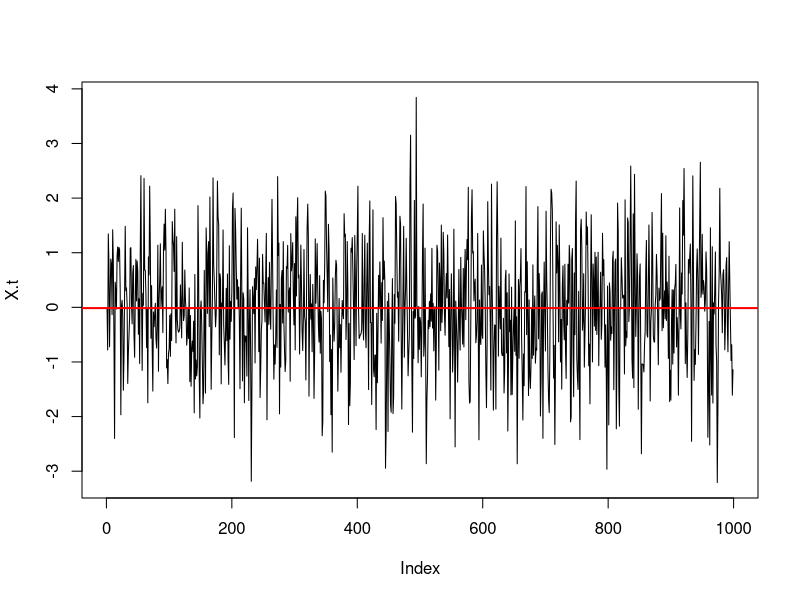
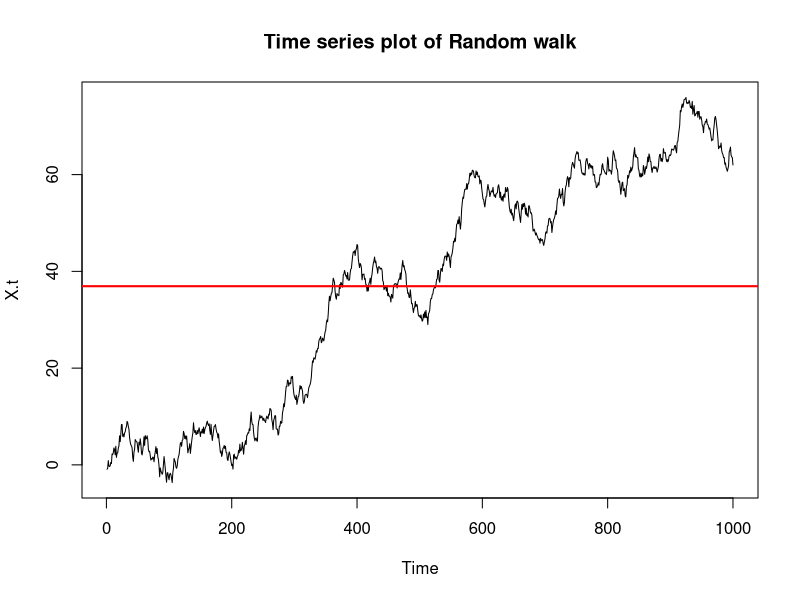
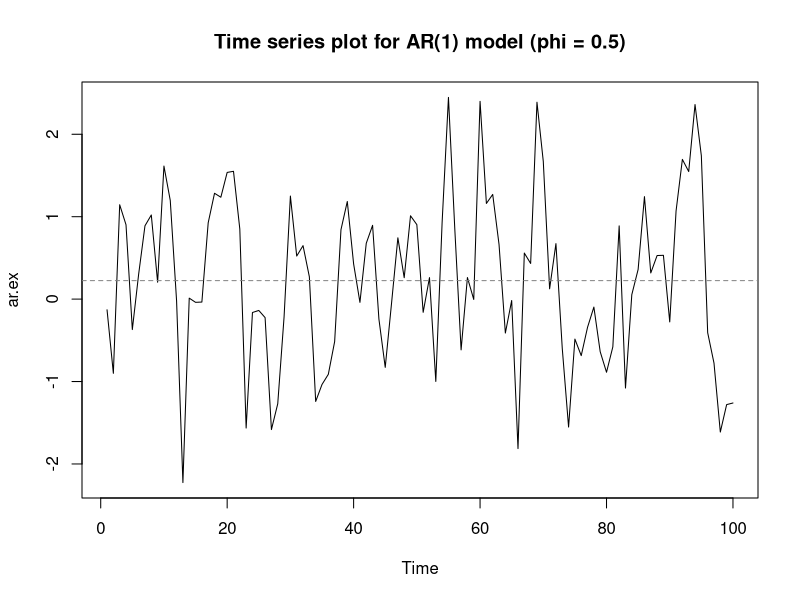
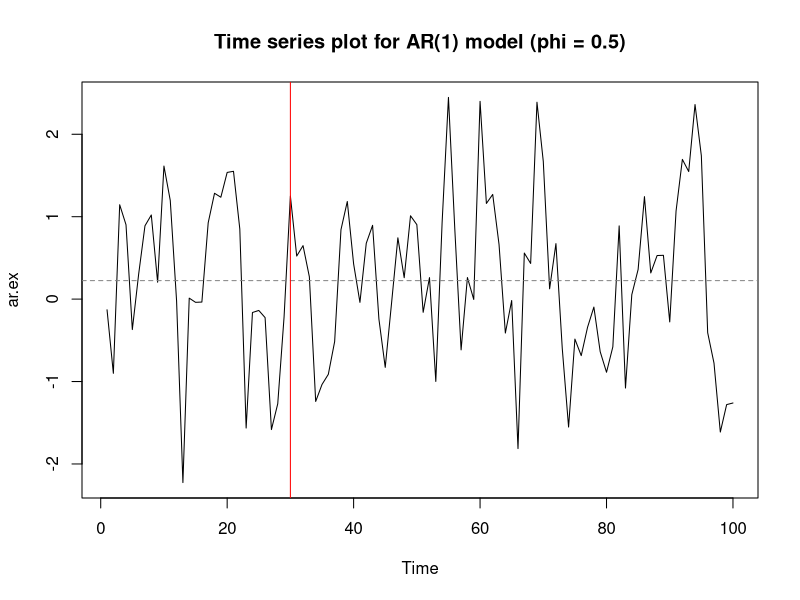
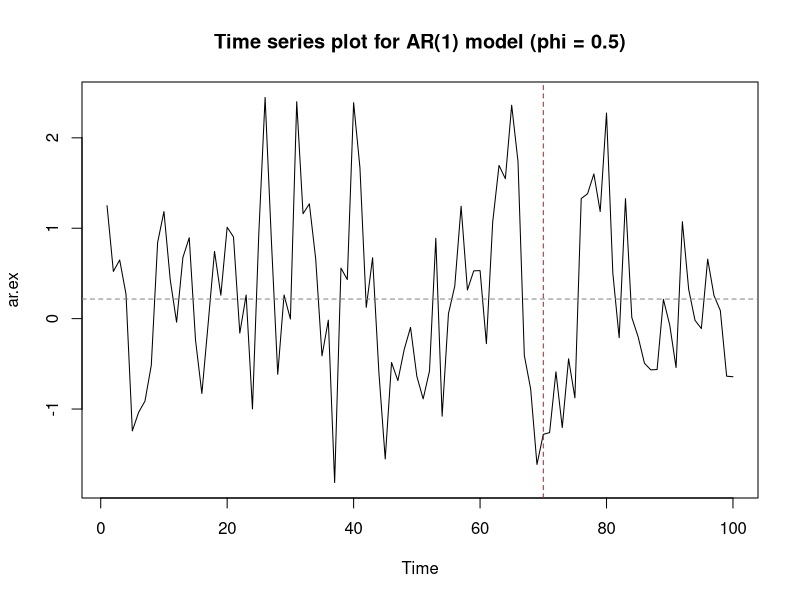
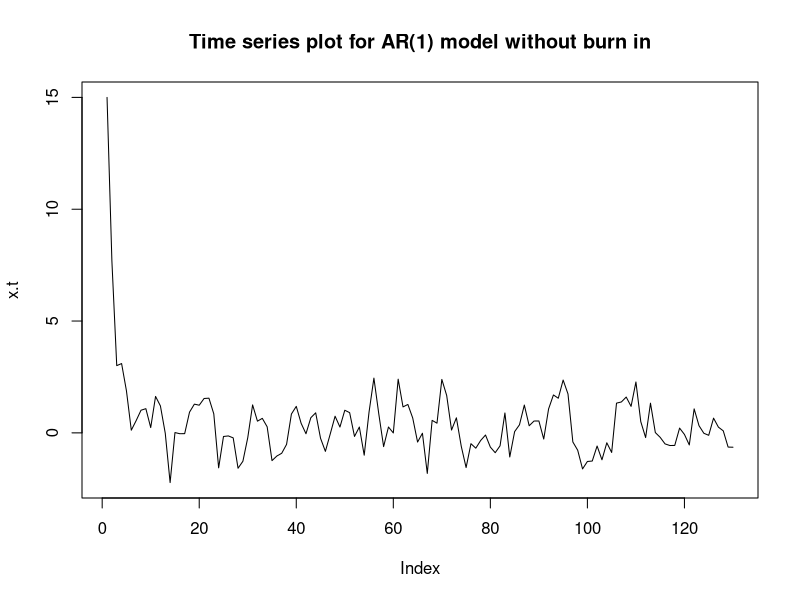
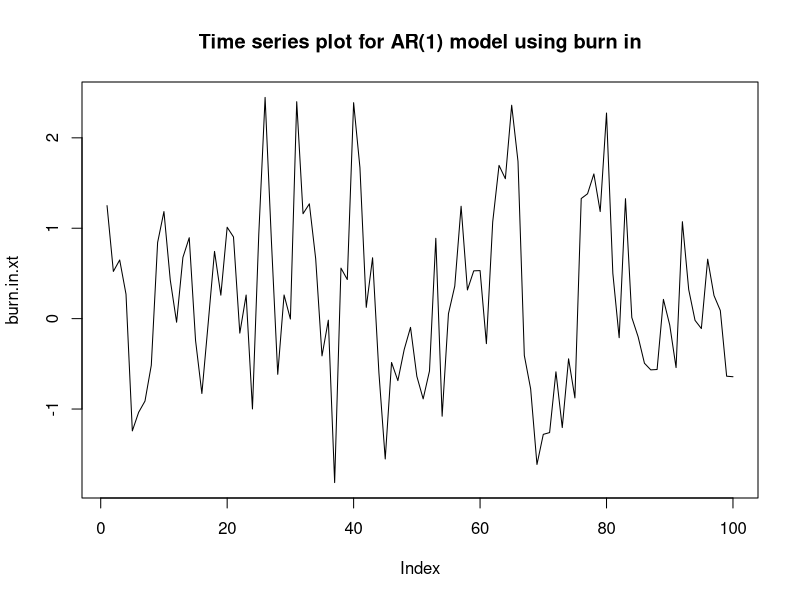
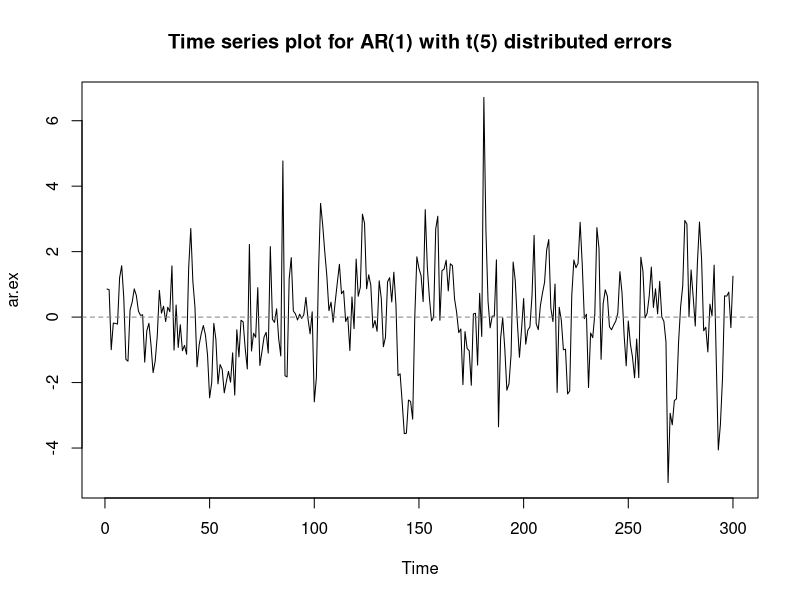

These charts were generated, in order, by the following R code:
#===========================
# Week 2
#===========================

### MA(1) process

set.seed(1)
eps = rnorm(n = 1000, mean = 0, sd = 1)
n = length(eps)

theta = 0.3
X.t = c()

for(i in 2:n){
  X.t[i] = eps[i] + theta * eps[(i-1)]
  if(i == n){
    X.t = X.t[-1]
  }
}

X.mean = mean(X.t); X.mean
var(X.t); (1+theta^2)*(1)

plot(X.t, type = "l")
abline(h = X.mean, col = "red", lwd = 2)



### AR(1) process when phi = 1 (random walk)
set.seed(2)
ar.eps = rnorm(n = 1000, mean = 0, sd = 1)
random.walk = cumsum(ar.eps)
rw.mean = mean(random.walk)

plot(random.walk, type = "l", xlab = "Time", ylab = "X.t", main = "Time series plot of Random walk")
abline(h = rw.mean, col = "red", lwd =2)



### arima.sim
?arima.sim

#====== order ========

set.seed(1)
ar.ex = arima.sim(model = list(order = c(1,0,0), ar = 0.5), n = 100, n.start = 1)
plot(ar.ex, main = "Time series plot for AR(1) model (phi = 0.5)")
abline(h = mean(ar.ex), col = grey(0.5), lty = 2)

set.seed(1)
ar.ex = arima.sim(model = list(ar = 0.5), n = 100, n.start = 1)
plot(ar.ex, main = "Time series plot for AR(1) model (phi = 0.5)")
abline(h = mean(ar.ex), col = grey(0.5), lty = 2)
abline(v = 30, col = "red")

#=========== burn in =============

set.seed(1)
ar.ex = arima.sim(model = list(ar = 0.5), n = 100, n.start = 30)
plot(ar.ex, main = "Time series plot for AR(1) model (phi = 0.5)")
abline(h = mean(ar.ex), col = grey(0.5), lty = 2)
abline(v = 70, col = "red", lty = 2)

set.seed(1)
x.t = 15
eps3 = rnorm(n = 130, mean = 0, sd = 1)
for(i in 2:130){
  x.t[i] = 0.5 * x.t[(i-1)] + eps3[i]
}
plot(x.t, type = "l", main = "Time series plot for AR(1) model without burn in")

burn.in.xt = x.t[-c(1:30)]
plot(burn.in.xt, type = "l", main = "Time series plot for AR(1) model using burn in")


#==========rand.gen==============
set.seed(1)
ar.ex = arima.sim(model = list(ar = 0.5), n = 300, rand.gen = function(n) rt(n, df = 5))
plot(ar.ex, main = "Time series plot for AR(1) with t(5) distributed errors")
abline(h = 0, col = grey(0.5), lty  = 2)


#======= second order=============
set.seed(1)
ar.ex2 = arima.sim(model = list(ar = c(0.5, 0.3)), n = 300, n.start = 30)
plot(ar.ex2, main = "Time series plot for AR(2)")

